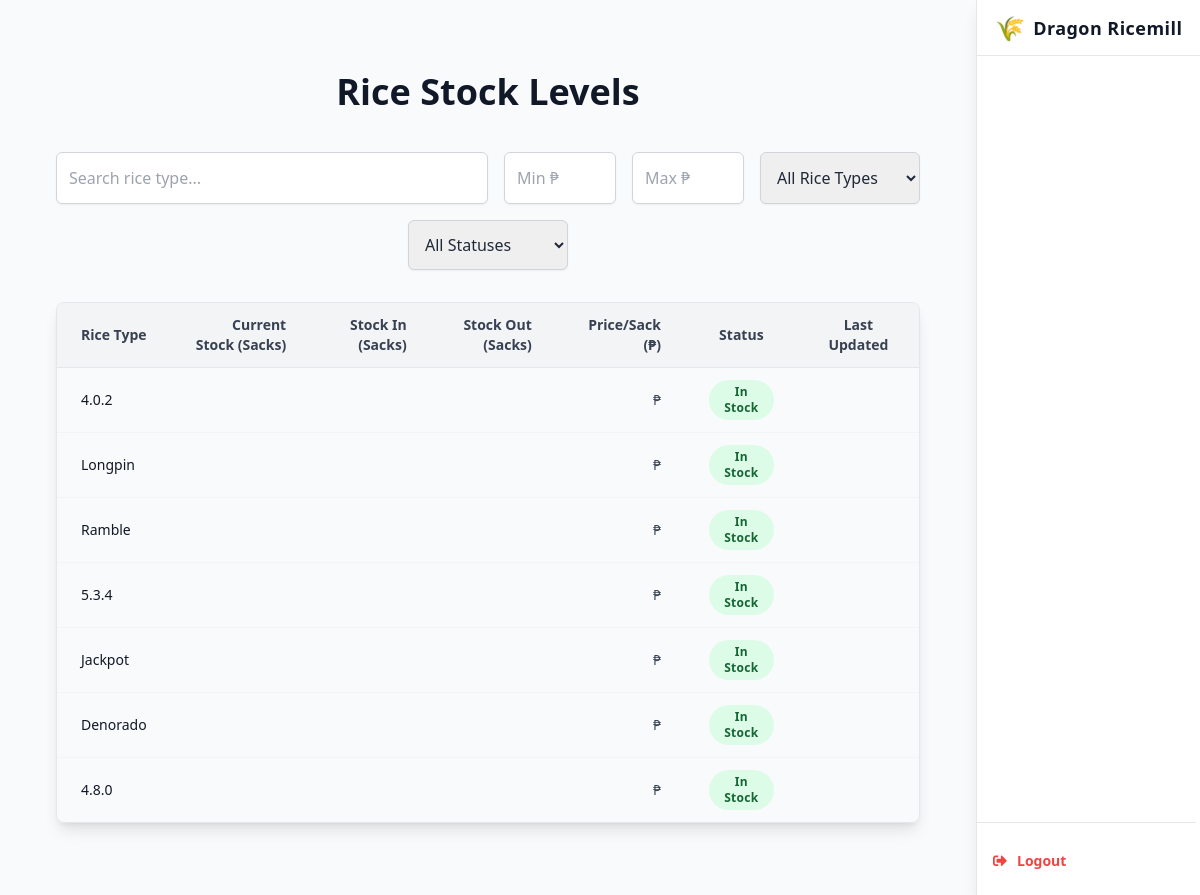
Page /viewstocklevel/ on the earlier database version.
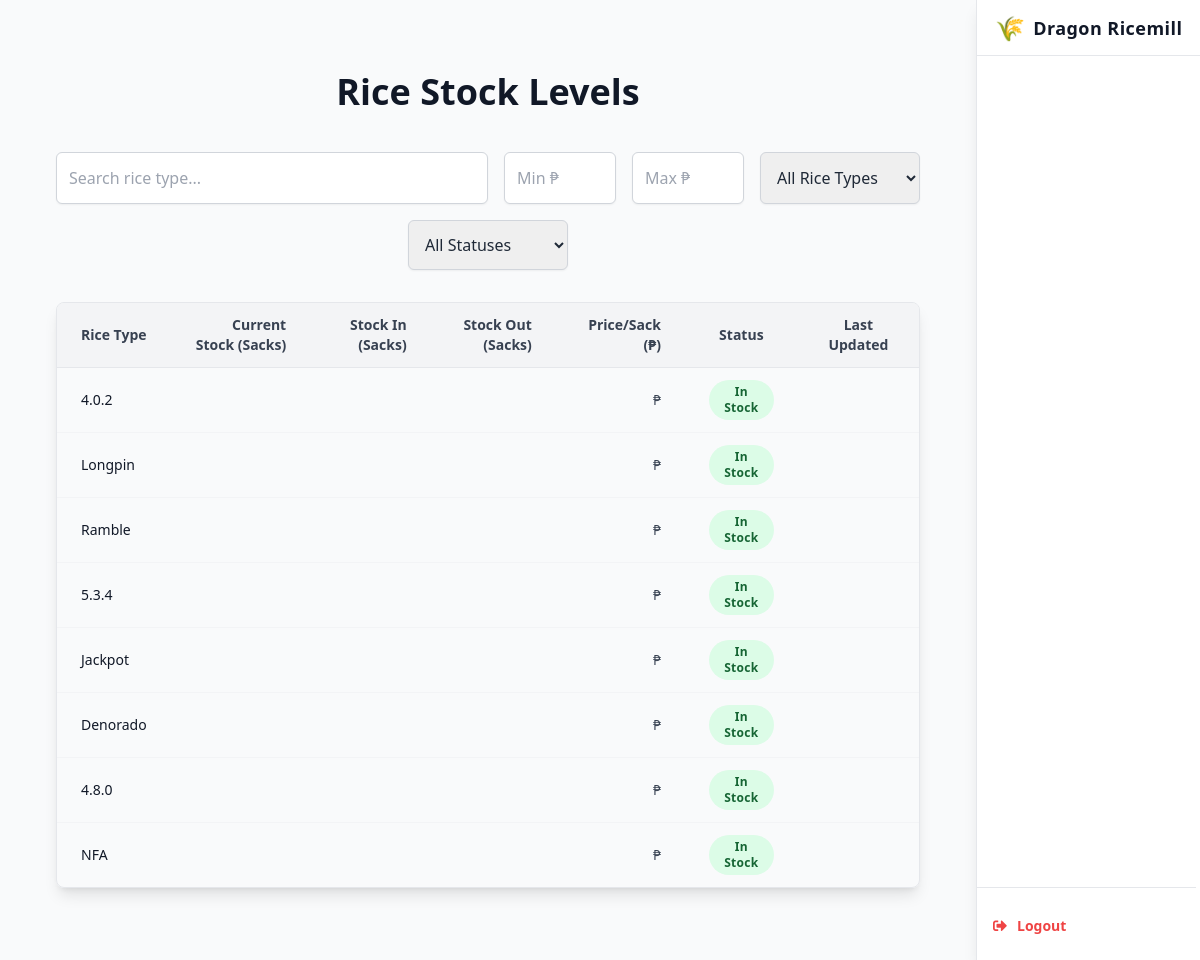
Same page on the later database version.
### webapp/models.py (models this page shows, shortened)
class Rice(models.Model):
    riceID = models.AutoField(primary_key=True)
    rice_type = models.CharField(max_length=100, unique=True)
    description = models.TextField(blank=True, null=True)
    is_active = models.BooleanField(default=True)
    class Meta:
        db_table = 'Rice'

### webapp/views.py (the view)
# urls.py: path("viewstocklevel/", views.viewstocklevel, name="viewstocklevel"),
def viewstocklevel(request):
    rice_data = Rice.objects.all()
    return render(request, "viewstocklevel.html", {
        'stock_data': rice_data
    })

### webapp/templates/viewstocklevel.html (shortened to what the changed rows need)
{% load humanize %}
<!DOCTYPE html>
<html lang="en">
<head>
  <script src="https://cdn.tailwindcss.com"></script>
  <link href="https://cdnjs.cloudflare.com/ajax/libs/font-awesome/5.15.3/css/all.min.css" rel="stylesheet" />
</head>
<body class="bg-gray-100 text-gray-800 min-h-screen font-sans leading-relaxed overflow-x-hidden">
<div class="mr-56 min-h-screen bg-gray-50">
  <main class="max-w-screen-xl mx-auto px-4 py-6 sm:px-6 lg:px-8">
<main class="container mx-auto px-6 py-12">
  <h2 class="text-4xl font-extrabold text-gray-900 mb-10 text-center">Rice Stock Levels</h2>
  <div class="overflow-x-auto rounded-lg border border-gray-200 shadow-lg">
    <table class="min-w-full divide-y divide-gray-200 text-sm">
      <thead class="bg-gray-100">
        <tr>
          <th class="px-6 py-3 text-left font-semibold text-gray-700">Rice Type</th>
          <th class="px-6 py-3 text-right font-semibold text-gray-700">Current Stock (Sacks)</th>
          <th class="px-6 py-3 text-right font-semibold text-gray-700">Stock In (Sacks)</th>
          <th class="px-6 py-3 text-right font-semibold text-gray-700">Stock Out (Sacks)</th>
          <th class="px-6 py-3 text-right font-semibold text-gray-700">Price/Sack (₱)</th>
          <th class="px-6 py-3 text-center font-semibold text-gray-700">Status</th>
          <th class="px-6 py-3 text-center font-semibold text-gray-700">Last Updated</th>
        </tr>
      </thead>
      <tbody class="divide-y divide-gray-100">
        {% for rice in stock_data %}
          <tr class="hover:bg-blue-50 transition">
            <td class="px-6 py-3 rice-type font-medium text-gray-900">{{ rice.rice_type }}</td>
            <td class="px-6 py-3 text-right text-gray-700">{{ rice.current_stock }}</td>
            <td class="px-6 py-3 text-right text-gray-700">{{ rice.stock_in }}</td>
            <td class="px-6 py-3 text-right text-gray-700">{{ rice.stock_out }}</td>
            <td class="px-6 py-3 text-right price text-gray-700">₱{{ rice.price_per_sack|floatformat:2|intcomma }}</td>
            <td class="px-6 py-3 text-center status">
              {% if rice.current_stock == 0 %}
                <span class="inline-block bg-red-100 text-red-800 text-xs font-semibold px-3 py-1 rounded-full tracking-wide">Out of Stock</span>
              {% elif rice.current_stock <= 100 %}
                <span class="inline-block bg-yellow-100 text-yellow-800 text-xs font-semibold px-3 py-1 rounded-full tracking-wide">Low Stock</span>
              {% else %}
                <span class="inline-block bg-green-100 text-green-800 text-xs font-semibold px-3 py-1 rounded-full tracking-wide">In Stock</span>
              {% endif %}
            </td>
            <td class="px-6 py-3 text-center text-gray-500 text-xs">{{ rice.last_updated|date:"M d, Y - g:i A" }}</td>
          </tr>
        {% empty %}
          <tr>
            <td colspan="7" class="text-center py-10 text-gray-500 italic">No stock data available.</td>
          </tr>
        {% endfor %}
      </tbody>
    </table>
  </div>
</main>
</body>
</html>

Differences in the rows shown:
added Rice: rice_type "NFA"
